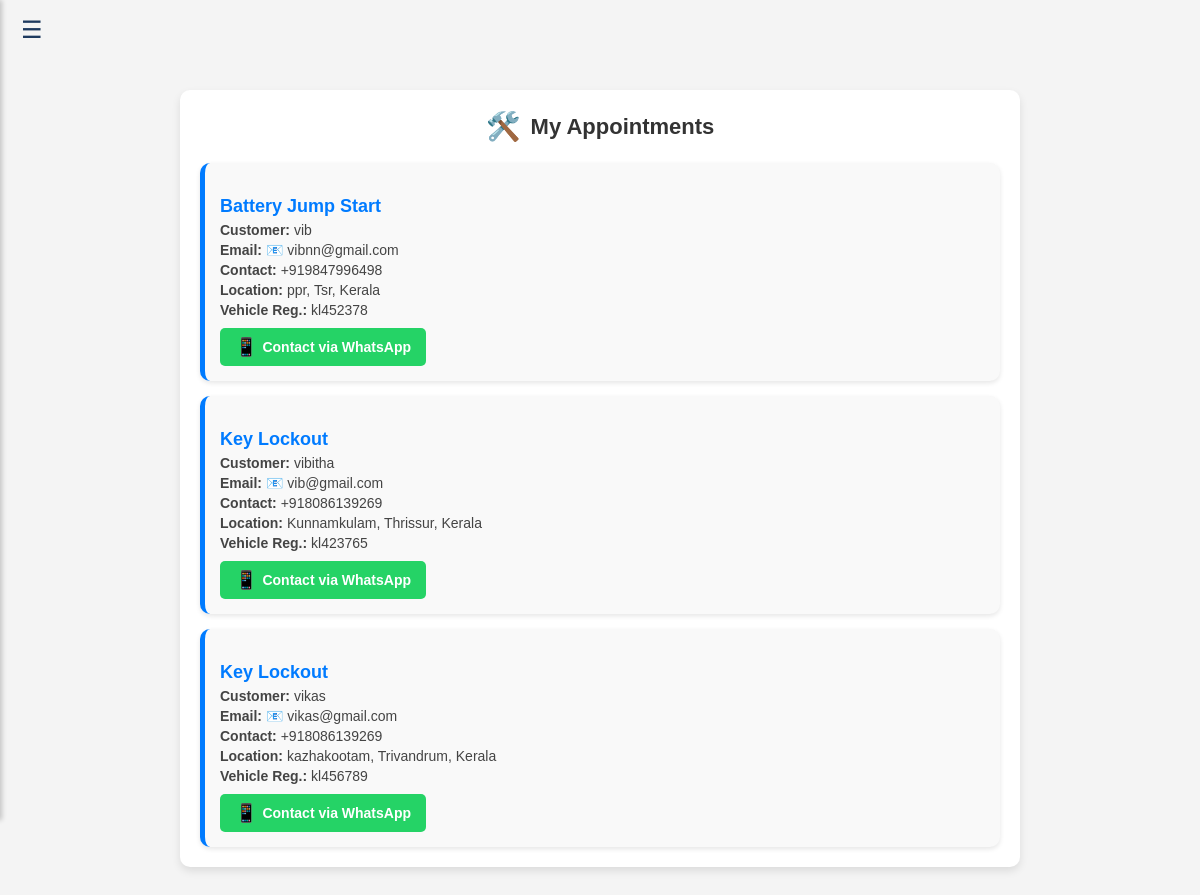
Screenshot of /mechanic/appointments/ (signed in) with the database file from the repository.
### Home/models.py (models this page shows, shortened)
class TaskAssignment(models.Model):
    user = models.ForeignKey(User, on_delete=models.CASCADE)  # Customer
    service_request = models.ForeignKey('ServiceRequest', on_delete=models.CASCADE)
    mechanic = models.ForeignKey('MechanicProfile', on_delete=models.CASCADE)
    assigned_date = models.DateTimeField(auto_now_add=True)
    status_choices = [('Pending', 'Pending'), ('In Progress', 'In Progress'), ('Completed', 'Completed')]
    status = models.CharField(max_length=20, choices=status_choices, default='Pending')

class ServiceRequest(models.Model):
    user = models.ForeignKey(User, on_delete=models.CASCADE)  # Logged-in user
    service = models.ForeignKey(ServiceProvided, on_delete=models.CASCADE)
    name = models.CharField(max_length=255)
    email = models.EmailField()
    contact_number = models.CharField(max_length=15)
    location = models.CharField(max_length=255)
    state = models.CharField(max_length=100)
    city = models.CharField(max_length=100)
    vehicle_reg_number = models.CharField(max_length=15)

class ServiceProvided(models.Model):
    name = models.CharField(max_length=255)
    picture = models.ImageField(upload_to='services/')  # Main picture
    short_description = models.TextField()
    long_description = models.TextField()
    points_to_remember = models.TextField()
    additional_picture = models.ImageField(upload_to='services/', blank=True, null=True)  # Additional Picture

### Home/views.py (the view)
# urls.py: path('mechanic/appointments/', views.my_appointments, name='my_appointments'),
@login_required
def my_appointments(request):
    mechanic_profile = MechanicProfile.objects.filter(user=request.user).first()
    if not mechanic_profile:
        messages.warning(request, "Please complete your profile first.")
        return render(request, 'my_appointments.html', {
            'profile_incomplete': True,
            'complete_profile_url': 'complete_profile'  # name of your URL pattern
        })
    skip_fields = ['id', 'user', 'alternate_contact']
    for field in MechanicProfile._meta.fields:
        if field.name in skip_fields:
            continue
        value = getattr(mechanic_profile, field.name)
        if isinstance(value, ImageFieldFile) and not value:
            messages.warning(request, "Please complete your profile first.")
            return render(request, 'my_appointments.html', {
                'profile_incomplete': True,
                'complete_profile_url': 'complete_profile'
            })
        elif value in [None, '']:
            messages.warning(request, "Please complete your profile first.")
            return render(request, 'my_appointments.html', {
                'profile_incomplete': True,
                'complete_profile_url': 'complete_profile'
            })
    assigned_tasks = TaskAssignment.objects.filter(mechanic=mechanic_profile)
    return render(request, 'my_appointments.html', {
        'assigned_tasks': assigned_tasks
    })

### templates/my_appointments.html (shortened to what this page needs)
{% extends "base_mech.html" %}
{% block content %}
 <div class="container">
     <div class="header">
         <span class="header-icon">🛠️</span> My Appointments
     </div>
     {% if profile_incomplete %}
         <p class="profile-warning">⚠️ Please complete your profile before accessing appointments.</p>
         <a href="{% url complete_profile_url %}" class="complete-profile-button">Complete Your Profile</a>
     {% elif assigned_tasks %}
         <div class="appointments-container">
             {% for task in assigned_tasks %}
             <div class="appointment-card">
                 <h3>{{ task.service_request.service.name }}</h3>
                 <p><strong>Customer:</strong> {{ task.service_request.name }}</p>
                 <p><strong>Email:</strong> 📧 {{ task.service_request.email }}</p>
                 <p><strong>Contact:</strong> {{ task.service_request.contact_number }}</p>
                 <p><strong>Location:</strong> {{ task.service_request.location }}, {{ task.service_request.city }}, {{ task.service_request.state }}</p>
                 <p><strong>Vehicle Reg.:</strong> {{ task.service_request.vehicle_reg_number }}</p>
                 {% if task.service_request.contact_number %}
                 <a class="whatsapp-button"
                    href="https://wa.me/{{ task.service_request.contact_number }}?text=Hello%20{{ task.service_request.name }},%20How%20can%20I%20help%20you%20sir?"
                    target="_blank">
                     <span class="whatsapp-icon">📱</span> Contact via WhatsApp
                 </a>
                 {% endif %}
             </div>
             {% endfor %}
         </div>
     {% else %}
         <p class="no-appointments">No appointments assigned.</p>
     {% endif %}
 </div>
 {% endblock %}

### templates/base_mech.html (style rules this page uses)
body { margin: 0; font-family: Arial, sans-serif; background-color: #f4f4f9; overflow-x: hidden; }

### templates/my_appointments.html (style rules this page uses)
body { font-family: Arial, sans-serif; margin: 0; padding: 0; background: #f4f4f4; }
.container { width: 90%; max-width: 800px; margin: 50px auto; padding: 20px; background: #fff; border-radius: 10px; box-shadow: 0 4px 8px rgba(0, 0, 0, 0.1); text-align: center; }
.header { display: flex; align-items: center; justify-content: center; gap: 10px; font-size: 22px; font-weight: bold; color: #333; }
.header-icon { font-size: 28px; color: #007bff; }
.appointments-container { display: flex; flex-direction: column; gap: 15px; margin-top: 20px; }
.appointment-card { background: #f9f9f9; border-radius: 10px; padding: 15px; box-shadow: 0 2px 5px rgba(0, 0, 0, 0.1); transition: transform 0.2s ease-in-out; border-left: 5px solid #007bff; text-align: left; }
.appointment-card h3 { color: #007bff; margin-bottom: 5px; font-size: 18px; }
.appointment-card p { font-size: 14px; color: #444; margin: 4px 0; }
.whatsapp-button { display: inline-block; background-color: #25d366; color: white; padding: 8px 15px; border-radius: 5px; text-decoration: none; font-size: 14px; font-weight: bold; margin-top: 10px; display: flex; align-items: center; gap: 5px; width: fit-content; }
.whatsapp-icon { font-size: 18px; }

### rows the page displays
TaskAssignment: service_request.service.name "Battery Jump Start", service_request.name "vib", service_request.email "vibnn@gmail.com", service_request.contact_number "+919847996498", service_request.location "ppr", service_request.city "Tsr", service_request.state "Kerala", service_request.vehicle_reg_number "kl452378"
TaskAssignment: service_request.service.name "Key Lockout", service_request.name "vibitha", service_request.email "vib@gmail.com", service_request.contact_number "+918086139269", service_request.location "Kunnamkulam", service_request.city "Thrissur", service_request.state "Kerala", service_request.vehicle_reg_number "kl423765"
TaskAssignment: service_request.service.name "Key Lockout", service_request.name "vikas", service_request.email "vikas@gmail.com", service_request.contact_number "+918086139269", service_request.location "kazhakootam", service_request.city "Trivandrum", service_request.state "Kerala", service_request.vehicle_reg_number "kl456789"
